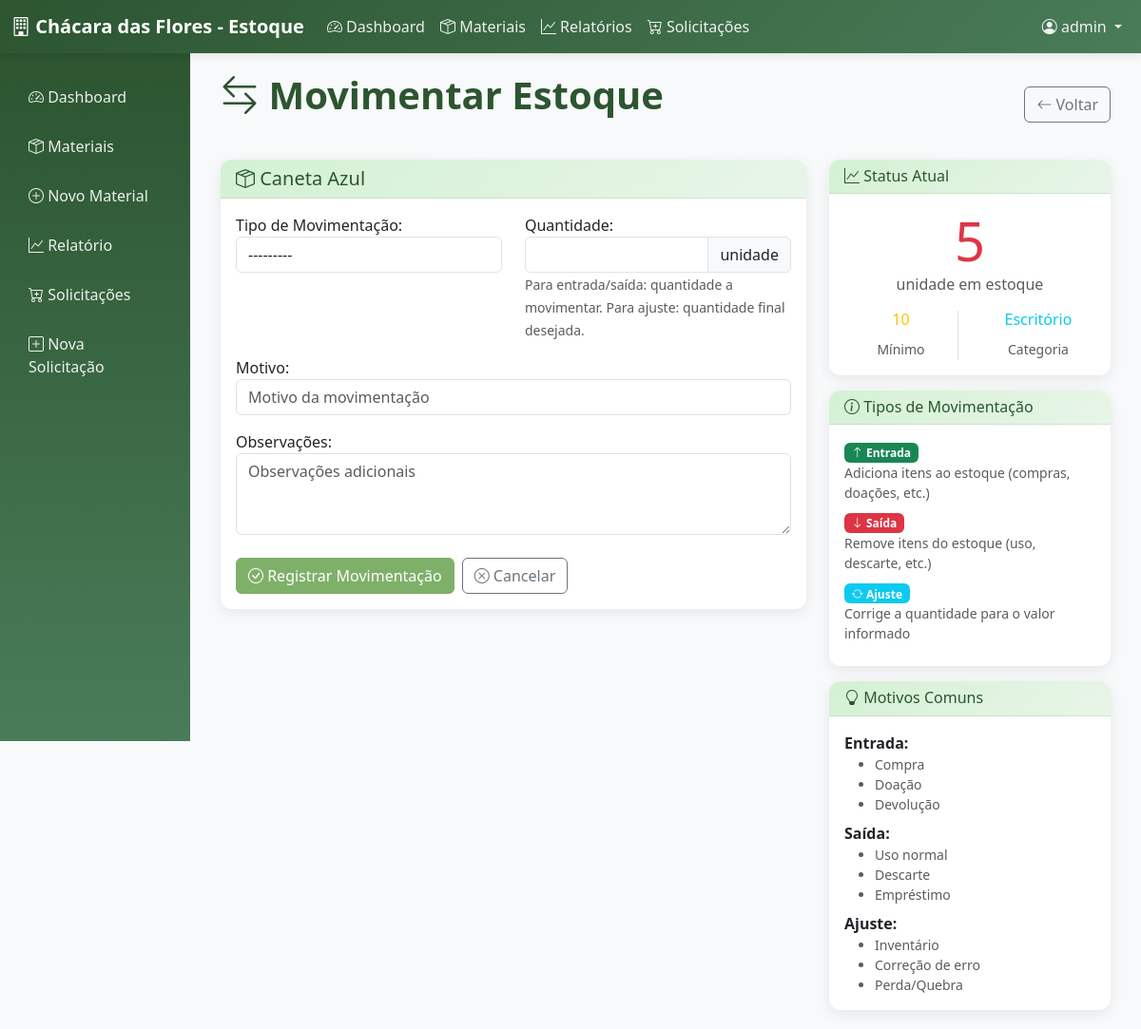
/materiais/2/movimentar/ (signed in), run on the app's committed database.
### materiais/models.py (models this page shows, shortened)
class Material(models.Model):
    nome = models.CharField(max_length=200)
    categoria = models.ForeignKey(Categoria, on_delete=models.CASCADE, related_name='materiais')
    descricao = models.TextField(blank=True, null=True)
    unidade_medida = models.CharField(max_length=20, default='unidade')
    quantidade_atual = models.PositiveIntegerField(default=0)
    reservado = models.PositiveIntegerField(default=0)  # 🔥 Novo campo
    quantidade_minima = models.PositiveIntegerField(default=5)
    preco_unitario = models.DecimalField(max_digits=10, decimal_places=2, null=True, blank=True)
    fornecedor = models.CharField(max_length=200, blank=True, null=True)
    localizacao = models.CharField(max_length=100, blank=True, null=True)
    ativo = models.BooleanField(default=True)
    criado_em = models.DateTimeField(auto_now_add=True)
    atualizado_em = models.DateTimeField(auto_now=True)
    class Meta:
        verbose_name = 'Material'
        verbose_name_plural = 'Materiais'
        ordering = ['categoria', 'nome']
    @property
    def estoque_baixo(self):
        return self.quantidade_atual <= self.quantidade_minima

class Categoria(models.Model):
    TIPOS_CATEGORIA = [
        ('escritorio', 'Escritório'),
        ('limpeza', 'Limpeza'),
        ('manutencao', 'Manutenção'),
    ]
    nome = models.CharField(max_length=100, unique=True)
    tipo = models.CharField(max_length=20, choices=TIPOS_CATEGORIA)
    descricao = models.TextField(blank=True, null=True)
    criado_em = models.DateTimeField(auto_now_add=True)
    class Meta:
        verbose_name = 'Categoria'
        verbose_name_plural = 'Categorias'
        ordering = ['tipo', 'nome']

### materiais/views.py (the view)
# urls.py: path('materiais/<int:material_id>/movimentar/', views.movimentar_estoque, name='movimentar_estoque'),
@login_required
def movimentar_estoque(request, material_id):
    material = get_object_or_404(Material, id=material_id, ativo=True)
    if request.method == 'POST':
        form = MovimentacaoForm(request.POST)
        if form.is_valid():
            movimentacao = form.save(commit=False)
            movimentacao.material = material
            movimentacao.usuario = request.user
            movimentacao.quantidade_anterior = material.quantidade_atual
            if movimentacao.tipo == 'entrada':
                nova_quantidade = material.quantidade_atual + movimentacao.quantidade
            elif movimentacao.tipo == 'saida':
                nova_quantidade = max(0, material.quantidade_atual - movimentacao.quantidade)
            else:  # ajuste
                nova_quantidade = movimentacao.quantidade
            movimentacao.quantidade_nova = nova_quantidade
            movimentacao.save()
            material.quantidade_atual = nova_quantidade
            material.save()
            messages.success(request, 'Movimentação registrada com sucesso!')
            return redirect('detalhe_material', material_id=material.id)
    else:
        form = MovimentacaoForm()
    return render(request, 'materiais/form_movimentacao.html', {
        'form': form,
        'material': material
    })

### materiais/forms.py
class MovimentacaoForm(forms.ModelForm):
    class Meta:
        model = MovimentacaoEstoque
        fields = ['tipo', 'quantidade', 'motivo', 'observacoes']
        widgets = {
            'tipo': forms.Select(attrs={'class': 'form-control'}),
            'quantidade': forms.NumberInput(attrs={'class': 'form-control', 'min': '1'}),
            'motivo': forms.TextInput(attrs={'class': 'form-control', 'placeholder': 'Motivo da movimentação'}),
            'observacoes': forms.Textarea(attrs={'class': 'form-control', 'rows': 3, 'placeholder': 'Observações adicionais'}),
        }
        labels = {
            'tipo': 'Tipo de Movimentação',
            'quantidade': 'Quantidade',
            'motivo': 'Motivo',
            'observacoes': 'Observações',
        }
    def __init__(self, *args, **kwargs):
        super().__init__(*args, **kwargs)
        self.fields['quantidade'].help_text = 'Para ajuste, informe a quantidade final desejada'

### materiais/templates/materiais/form_movimentacao.html (shortened to what this page needs)
{% extends 'materiais/base.html' %}
{% block content %}
<div class="d-flex justify-content-between align-items-center mb-4">
    <h1 class="page-title">
        <i class="bi bi-arrow-left-right"></i> Movimentar Estoque
    </h1>
    <a href="{% url 'detalhe_material' material.id %}" class="btn btn-outline-secondary">
        <i class="bi bi-arrow-left"></i> Voltar
    </a>
</div>
<div class="row">
    <div class="col-md-8">
        <div class="card">
            <div class="card-header">
                <h5 class="mb-0">
                    <i class="bi bi-box-seam"></i> {{ material.nome }}
                </h5>
            </div>
            <div class="card-body">
                <form method="post" id="movimentacaoForm">
                    <div class="row">
                        <div class="col-md-6">
                            <div class="mb-3">
                                {{ form.tipo.label_tag }}
                                {{ form.tipo }}
                            </div>
                        </div>
                        <div class="col-md-6">
                            <div class="mb-3">
                                {{ form.quantidade.label_tag }}
                                <div class="input-group">
                                    {{ form.quantidade }}
                                    <span class="input-group-text">{{ material.unidade_medida }}</span>
                                </div>
                                <small class="form-text text-muted" id="quantidadeHelp">
                                    Para entrada/saída: quantidade a movimentar. Para ajuste: quantidade final desejada.
                                </small>
                            </div>
                        </div>
                    </div>
                    <div class="mb-3">
                        {{ form.motivo.label_tag }}
                        {{ form.motivo }}
                    </div>
                    <div class="mb-4">
                        {{ form.observacoes.label_tag }}
                        {{ form.observacoes }}
                    </div>
                    <div class="d-flex gap-2">
                        <button type="submit" class="btn btn-success">
                            <i class="bi bi-check-circle"></i> Registrar Movimentação
                        </button>
                        <a href="{% url 'detalhe_material' material.id %}" class="btn btn-outline-secondary">
                            <i class="bi bi-x-circle"></i> Cancelar
                        </a>
                    </div>
                </form>
            </div>
        </div>
    </div>
    <div class="col-md-4">
        <div class="card">
            <div class="card-header">
                <h6 class="mb-0">
                    <i class="bi bi-graph-up"></i> Status Atual
                </h6>
            </div>
            <div class="card-body text-center">
                <div class="display-4 {% if material.estoque_baixo %}text-danger{% else %}text-success{% endif %}">
                    {{ material.quantidade_atual }}
                </div>
                <p class="text-muted">{{ material.unidade_medida }} em estoque</p>
                <div class="row text-center mt-3">
                    <div class="col-6">
                        <div class="border-end">
                            <div class="h6 text-warning">{{ material.quantidade_minima }}</div>
                            <small class="text-muted">Mínimo</small>
                        </div>
                    </div>
                    <div class="col-6">
                        <div class="h6 text-info">{{ material.categoria.get_tipo_display }}</div>
                        <small class="text-muted">Categoria</small>
                    </div>
                </div>
            </div>
        </div>
        <div class="card mt-3">
            <div class="card-header">
                <h6 class="mb-0">
                    <i class="bi bi-info-circle"></i> Tipos de Movimentação
                </h6>
            </div>
            <div class="card-body">
                <div class="mb-2">
                    <span class="badge bg-success">
                        <i class="bi bi-arrow-up"></i> Entrada
                    </span>
                    <small class="text-muted d-block">Adiciona itens ao estoque (compras, doações, etc.)</small>
                </div>
                <div class="mb-2">
                    <span class="badge bg-danger">
                        <i class="bi bi-arrow-down"></i> Saída
                    </span>
                    <small class="text-muted d-block">Remove itens do estoque (uso, descarte, etc.)</small>
                </div>
                <div class="mb-2">
                    <span class="badge bg-info">
                        <i class="bi bi-arrow-repeat"></i> Ajuste
                    </span>
                    <small class="text-muted d-block">Corrige a quantidade para o valor informado</small>
                </div>
            </div>
        </div>
        <div class="card mt-3">
            <div class="card-header">
                <h6 class="mb-0">
                    <i class="bi bi-lightbulb"></i> Motivos Comuns
                </h6>
            </div>
            <div class="card-body">
                <div class="mb-2">
                    <strong>Entrada:</strong>
                    <ul class="small text-muted mb-2">
                        <li>Compra</li>
                        <li>Doação</li>
                        <li>Devolução</li>
                    </ul>
                </div>
                <div class="mb-2">
                    <strong>Saída:</strong>
                    <ul class="small text-muted mb-2">
                        <li>Uso normal</li>
                        <li>Descarte</li>
                        <li>Empréstimo</li>
                    </ul>
                </div>
                <div>
                    <strong>Ajuste:</strong>
                    <ul class="small text-muted mb-0">
                        <li>Inventário</li>
                        <li>Correção de erro</li>
                        <li>Perda/Quebra</li>
                    </ul>
                </div>
            </div>
        </div>
    </div>
</div>
{% endblock %}

### materiais/templates/materiais/base.html (shortened to what this page needs)
<!DOCTYPE html>
<html lang="pt-BR">
<head>
    <link href="https://cdn.jsdelivr.net/npm/bootstrap@5.3.0/dist/css/bootstrap.min.css" rel="stylesheet">
    <link href="https://cdn.jsdelivr.net/npm/bootstrap-icons@1.10.0/font/bootstrap-icons.css" rel="stylesheet">
</head>
<body>
    <nav class="navbar navbar-expand-lg navbar-custom">
        <div class="container-fluid">
            <a class="navbar-brand" href="{% url 'dashboard' %}">
                <i class="bi bi-building"></i>
                Chácara das Flores - Estoque
            </a>
            {% if user.is_authenticated %}
            <div class="collapse navbar-collapse" id="navbarNav">
                <ul class="navbar-nav me-auto">
                    <li class="nav-item">
                        <a class="nav-link" href="{% url 'dashboard' %}">
                            <i class="bi bi-speedometer2"></i> Dashboard
                        </a>
                    </li>
                    <li class="nav-item">
                        <a class="nav-link" href="{% url 'lista_materiais' %}">
                            <i class="bi bi-box-seam"></i> Materiais
                        </a>
                    </li>
                    <li class="nav-item">
                        <a class="nav-link" href="{% url 'relatorio_estoque' %}">
                            <i class="bi bi-graph-up"></i> Relatórios
                        </a>
                    </li>
                    <li class="nav-item">
                        <a class="nav-link" href="{% url 'solicitacoes_compra' %}">
                            <i class="bi bi-cart-plus"></i> Solicitações
                        </a>
                    </li>
                </ul>
                <ul class="navbar-nav">
                    <li class="nav-item dropdown">
                        <a class="nav-link dropdown-toggle" href="#" role="button" data-bs-toggle="dropdown">
                            <i class="bi bi-person-circle"></i> {{ user.username }}
                        </a>
                    </li>
                </ul>
            </div>
            {% endif %}
        </div>
    </nav>
    <div class="container-fluid">
        <div class="row">
            {% if user.is_authenticated %}
            <div class="col-md-2 p-0">
                <div class="sidebar">
                    <nav class="nav flex-column">
                        <a class="nav-link" href="{% url 'dashboard' %}">
                            <i class="bi bi-speedometer2"></i> Dashboard
                        </a>
                        <a class="nav-link" href="{% url 'lista_materiais' %}">
                            <i class="bi bi-box-seam"></i> Materiais
                        </a>
                        <a class="nav-link" href="{% url 'adicionar_material' %}">
                            <i class="bi bi-plus-circle"></i> Novo Material
                        </a>
                        <a class="nav-link" href="{% url 'relatorio_estoque' %}">
                            <i class="bi bi-graph-up"></i> Relatório
                        </a>
                        <a class="nav-link" href="{% url 'solicitacoes_compra' %}">
                            <i class="bi bi-cart-plus"></i> Solicitações
                        </a>
                        <a class="nav-link" href="{% url 'nova_solicitacao_compra' %}">
                            <i class="bi bi-plus-square"></i> Nova Solicitação
                        </a>
                    </nav>
                </div>
            </div>
            <div class="col-md-10">
                <div class="content-wrapper">
                    {% block content %}{% endblock %}
                </div>
            </div>
            {% else %}
            <div class="col-12">
                {% block login_content %}{% endblock %}
            </div>
            {% endif %}
        </div>
    </div>
</body>
</html>

### materiais/templates/materiais/base.html (style rules this page uses)
:root { --primary-color: #2c5530; --secondary-color: #4a7c59; --accent-color: #7fb069; --light-green: #d4f1d4; --dark-green: #1a3a1d; }
body { background-color: #f8f9fa; font-family: 'Segoe UI', Tahoma, Geneva, Verdana, sans-serif; }
.navbar-custom { background: linear-gradient(135deg, var(--primary-color), var(--secondary-color)); box-shadow: 0 2px 10px rgba(0,0,0,0.1); }
.navbar-brand { font-weight: bold; color: white !important; }
.nav-link { color: rgba(255,255,255,0.9) !important; transition: color 0.3s ease; }
.btn-success { background-color: var(--accent-color); border-color: var(--accent-color); }
.card { border: none; border-radius: 12px; box-shadow: 0 4px 15px rgba(0,0,0,0.08); transition: transform 0.3s ease, box-shadow 0.3s ease; }
.card-header { background: linear-gradient(135deg, var(--light-green), #e8f5e8); border-bottom: 1px solid rgba(44, 85, 48, 0.1); border-radius: 12px 12px 0 0 !important; font-weight: 600; color: var(--primary-color); }
.sidebar { background: linear-gradient(180deg, var(--primary-color), var(--secondary-color)); min-height: calc(100vh - 76px); padding: 20px 0; }
.sidebar .nav-link { color: rgba(255,255,255,0.8); padding: 12px 20px; margin: 2px 10px; border-radius: 8px; transition: all 0.3s ease; }
.content-wrapper { padding: 20px; }
.page-title { color: var(--primary-color); font-weight: 600; margin-bottom: 20px; }

### data on the page
Material: nome "Caneta Azul", unidade_medida "unidade", quantidade_atual "5", quantidade_minima "10", categoria.tipo "Escritório"

### other printed values
{{ user.username }} "admin"
